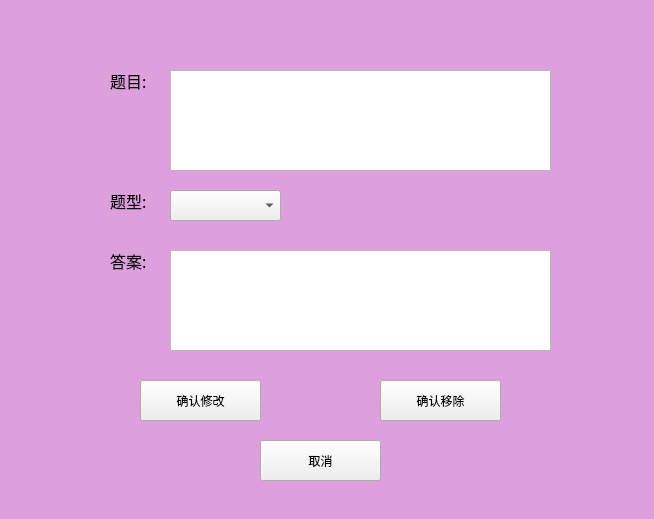
<?xml version="1.0" encoding="UTF-8"?>
<ui version="4.0">
 <class>Form</class>
 <widget class="QWidget" name="Form">
  <property name="geometry">
   <rect>
    <x>0</x>
    <y>0</y>
    <width>654</width>
    <height>519</height>
   </rect>
  </property>
  <property name="palette">
   <palette>
    <active>
     <colorrole role="Base">
      <brush brushstyle="SolidPattern">
       <color alpha="255">
        <red>255</red>
        <green>255</green>
        <blue>255</blue>
       </color>
      </brush>
     </colorrole>
     <colorrole role="Window">
      <brush brushstyle="SolidPattern">
       <color alpha="255">
        <red>221</red>
        <green>160</green>
        <blue>221</blue>
       </color>
      </brush>
     </colorrole>
    </active>
    <inactive>
     <colorrole role="Base">
      <brush brushstyle="SolidPattern">
       <color alpha="255">
        <red>255</red>
        <green>255</green>
        <blue>255</blue>
       </color>
      </brush>
     </colorrole>
     <colorrole role="Window">
      <brush brushstyle="SolidPattern">
       <color alpha="255">
        <red>221</red>
        <green>160</green>
        <blue>221</blue>
       </color>
      </brush>
     </colorrole>
    </inactive>
    <disabled>
     <colorrole role="Base">
      <brush brushstyle="SolidPattern">
       <color alpha="255">
        <red>221</red>
        <green>160</green>
        <blue>221</blue>
       </color>
      </brush>
     </colorrole>
     <colorrole role="Window">
      <brush brushstyle="SolidPattern">
       <color alpha="255">
        <red>221</red>
        <green>160</green>
        <blue>221</blue>
       </color>
      </brush>
     </colorrole>
    </disabled>
   </palette>
  </property>
  <property name="windowTitle">
   <string>Form</string>
  </property>
  <property name="styleSheet">
   <string notr="true">Qwidget{
	background-color: #DA70D6;
}</string>
  </property>
  <widget class="QLabel" name="label">
   <property name="geometry">
    <rect>
     <x>110</x>
     <y>70</y>
     <width>51</width>
     <height>21</height>
    </rect>
   </property>
   <property name="font">
    <font>
     <family>楷体</family>
     <pointsize>12</pointsize>
    </font>
   </property>
   <property name="text">
    <string>题目:</string>
   </property>
  </widget>
  <widget class="QLabel" name="label_2">
   <property name="geometry">
    <rect>
     <x>110</x>
     <y>190</y>
     <width>51</width>
     <height>21</height>
    </rect>
   </property>
   <property name="font">
    <font>
     <family>楷体</family>
     <pointsize>12</pointsize>
    </font>
   </property>
   <property name="text">
    <string>题型:</string>
   </property>
  </widget>
  <widget class="QLabel" name="label_3">
   <property name="geometry">
    <rect>
     <x>110</x>
     <y>250</y>
     <width>51</width>
     <height>21</height>
    </rect>
   </property>
   <property name="font">
    <font>
     <family>楷体</family>
     <pointsize>12</pointsize>
    </font>
   </property>
   <property name="text">
    <string>答案:</string>
   </property>
  </widget>
  <widget class="QTextEdit" name="textEdit">
   <property name="geometry">
    <rect>
     <x>170</x>
     <y>70</y>
     <width>381</width>
     <height>101</height>
    </rect>
   </property>
  </widget>
  <widget class="QComboBox" name="comboBox">
   <property name="geometry">
    <rect>
     <x>170</x>
     <y>190</y>
     <width>111</width>
     <height>31</height>
    </rect>
   </property>
  </widget>
  <widget class="QTextEdit" name="textEdit_2">
   <property name="geometry">
    <rect>
     <x>170</x>
     <y>250</y>
     <width>381</width>
     <height>101</height>
    </rect>
   </property>
  </widget>
  <widget class="QPushButton" name="pushButton">
   <property name="geometry">
    <rect>
     <x>140</x>
     <y>380</y>
     <width>121</width>
     <height>41</height>
    </rect>
   </property>
   <property name="text">
    <string>确认修改</string>
   </property>
  </widget>
  <widget class="QPushButton" name="pushButton_2">
   <property name="geometry">
    <rect>
     <x>380</x>
     <y>380</y>
     <width>121</width>
     <height>41</height>
    </rect>
   </property>
   <property name="text">
    <string>确认移除</string>
   </property>
  </widget>
  <widget class="QPushButton" name="pushButton_3">
   <property name="geometry">
    <rect>
     <x>260</x>
     <y>440</y>
     <width>121</width>
     <height>41</height>
    </rect>
   </property>
   <property name="text">
    <string>取消</string>
   </property>
  </widget>
 </widget>
 <resources/>
 <connections/>
</ui>
